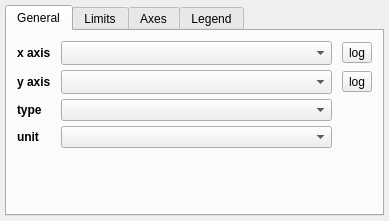
<?xml version="1.0" encoding="UTF-8"?>
<ui version="4.0">
 <class>Widget</class>
 <widget class="QWidget" name="Widget">
  <property name="geometry">
   <rect>
    <x>0</x>
    <y>0</y>
    <width>389</width>
    <height>221</height>
   </rect>
  </property>
  <property name="windowTitle">
   <string>2D Scatter</string>
  </property>
  <layout class="QGridLayout" name="gridLayout_5">
   <property name="leftMargin">
    <number>5</number>
   </property>
   <property name="topMargin">
    <number>5</number>
   </property>
   <property name="rightMargin">
    <number>5</number>
   </property>
   <property name="bottomMargin">
    <number>5</number>
   </property>
   <property name="verticalSpacing">
    <number>5</number>
   </property>
   <item row="0" column="0">
    <widget class="QTabWidget" name="tab_widget">
     <property name="tabPosition">
      <enum>QTabWidget::North</enum>
     </property>
     <property name="currentIndex">
      <number>0</number>
     </property>
     <property name="usesScrollButtons">
      <bool>false</bool>
     </property>
     <property name="documentMode">
      <bool>false</bool>
     </property>
     <property name="tabsClosable">
      <bool>false</bool>
     </property>
     <property name="movable">
      <bool>false</bool>
     </property>
     <widget class="QWidget" name="tab">
      <attribute name="title">
       <string>General</string>
      </attribute>
      <layout class="QGridLayout" name="gridLayout">
       <property name="leftMargin">
        <number>10</number>
       </property>
       <property name="topMargin">
        <number>10</number>
       </property>
       <property name="rightMargin">
        <number>10</number>
       </property>
       <property name="bottomMargin">
        <number>10</number>
       </property>
       <property name="horizontalSpacing">
        <number>10</number>
       </property>
       <property name="verticalSpacing">
        <number>5</number>
       </property>
       <item row="2" column="1">
        <widget class="QComboBox" name="combosel_y_att">
         <property name="sizeAdjustPolicy">
          <enum>QComboBox::AdjustToMinimumContentsLengthWithIcon</enum>
         </property>
        </widget>
       </item>
       <item row="3" column="0">
        <widget class="QLabel" name="type_lab">
         <property name="font">
          <font>
           <weight>75</weight>
           <bold>true</bold>
          </font>
         </property>
         <property name="text">
          <string>type</string>
         </property>
        </widget>
       </item>
       <item row="3" column="1">
        <widget class="QComboBox" name="combosel_plot_mode"/>
       </item>
       <item row="5" column="1">
        <spacer name="horizontalSpacer">
         <property name="orientation">
          <enum>Qt::Horizontal</enum>
         </property>
         <property name="sizeHint" stdset="0">
          <size>
           <width>40</width>
           <height>5</height>
          </size>
         </property>
        </spacer>
       </item>
       <item row="2" column="2">
        <widget class="QToolButton" name="bool_y_log_">
         <property name="text">
          <string>log</string>
         </property>
         <property name="checkable">
          <bool>true</bool>
         </property>
        </widget>
       </item>
       <item row="1" column="1">
        <widget class="QComboBox" name="combosel_x_att">
         <property name="sizeAdjustPolicy">
          <enum>QComboBox::AdjustToMinimumContentsLengthWithIcon</enum>
         </property>
        </widget>
       </item>
       <item row="2" column="0">
        <widget class="QLabel" name="y_lab">
         <property name="font">
          <font>
           <weight>75</weight>
           <bold>true</bold>
          </font>
         </property>
         <property name="text">
          <string>y axis</string>
         </property>
        </widget>
       </item>
       <item row="1" column="2">
        <widget class="QToolButton" name="bool_x_log_">
         <property name="text">
          <string>log</string>
         </property>
         <property name="checkable">
          <bool>true</bool>
         </property>
        </widget>
       </item>
       <item row="6" column="1">
        <spacer name="verticalSpacer_2">
         <property name="orientation">
          <enum>Qt::Vertical</enum>
         </property>
         <property name="sizeHint" stdset="0">
          <size>
           <width>20</width>
           <height>40</height>
          </size>
         </property>
        </spacer>
       </item>
       <item row="1" column="0">
        <widget class="QLabel" name="x_lab">
         <property name="font">
          <font>
           <weight>75</weight>
           <bold>true</bold>
          </font>
         </property>
         <property name="text">
          <string>x axis</string>
         </property>
        </widget>
       </item>
       <item row="4" column="1">
        <widget class="QComboBox" name="combosel_angle_unit"/>
       </item>
       <item row="4" column="0">
        <widget class="QLabel" name="angle_unit_lab">
         <property name="text">
          <string>&lt;html&gt;&lt;head/&gt;&lt;body&gt;&lt;p&gt;&lt;span style=&quot; font-weight:600;&quot;&gt;unit&lt;/span&gt;&lt;/p&gt;&lt;/body&gt;&lt;/html&gt;</string>
         </property>
        </widget>
       </item>
      </layout>
     </widget>
     <widget class="QWidget" name="tab_2">
      <attribute name="title">
       <string>Limits</string>
      </attribute>
      <layout class="QGridLayout" name="gridLayout_2">
       <property name="leftMargin">
        <number>10</number>
       </property>
       <property name="topMargin">
        <number>10</number>
       </property>
       <property name="rightMargin">
        <number>10</number>
       </property>
       <property name="bottomMargin">
        <number>10</number>
       </property>
       <property name="horizontalSpacing">
        <number>10</number>
       </property>
       <property name="verticalSpacing">
        <number>5</number>
       </property>
       <item row="1" column="1">
        <widget class="QLabel" name="x_lab_2">
         <property name="font">
          <font>
           <weight>75</weight>
           <bold>true</bold>
          </font>
         </property>
         <property name="text">
          <string>x axis</string>
         </property>
         <property name="alignment">
          <set>Qt::AlignRight|Qt::AlignTrailing|Qt::AlignVCenter</set>
         </property>
        </widget>
       </item>
       <item row="3" column="4">
        <widget class="QLineEdit" name="valuetext_y_max"/>
       </item>
       <item row="5" column="2">
        <spacer name="verticalSpacer">
         <property name="orientation">
          <enum>Qt::Vertical</enum>
         </property>
         <property name="sizeHint" stdset="0">
          <size>
           <width>20</width>
           <height>40</height>
          </size>
         </property>
        </spacer>
       </item>
       <item row="3" column="5">
        <widget class="QToolButton" name="bool_y_log">
         <property name="text">
          <string>log</string>
         </property>
         <property name="checkable">
          <bool>true</bool>
         </property>
        </widget>
       </item>
       <item row="1" column="4">
        <widget class="QLineEdit" name="valuetext_x_max"/>
       </item>
       <item row="3" column="1">
        <widget class="QLabel" name="y_lab_2">
         <property name="font">
          <font>
           <weight>75</weight>
           <bold>true</bold>
          </font>
         </property>
         <property name="text">
          <string>y axis</string>
         </property>
         <property name="alignment">
          <set>Qt::AlignRight|Qt::AlignTrailing|Qt::AlignVCenter</set>
         </property>
        </widget>
       </item>
       <item row="3" column="3">
        <widget class="QToolButton" name="button_flip_y">
         <property name="styleSheet">
          <string notr="true">padding: 0px</string>
         </property>
         <property name="text">
          <string>⇄</string>
         </property>
        </widget>
       </item>
       <item row="1" column="3">
        <widget class="QToolButton" name="button_flip_x">
         <property name="styleSheet">
          <string notr="true">padding: 0px</string>
         </property>
         <property name="text">
          <string>⇄</string>
         </property>
        </widget>
       </item>
       <item row="1" column="5">
        <widget class="QToolButton" name="bool_x_log">
         <property name="text">
          <string>log</string>
         </property>
         <property name="checkable">
          <bool>true</bool>
         </property>
        </widget>
       </item>
       <item row="3" column="2">
        <widget class="QLineEdit" name="valuetext_y_min"/>
       </item>
       <item row="1" column="2">
        <widget class="QLineEdit" name="valuetext_x_min"/>
       </item>
       <item row="4" column="2" colspan="5">
        <spacer name="horizontalSpacer_2">
         <property name="orientation">
          <enum>Qt::Horizontal</enum>
         </property>
         <property name="sizeHint" stdset="0">
          <size>
           <width>40</width>
           <height>5</height>
          </size>
         </property>
        </spacer>
       </item>
       <item row="2" column="2">
        <widget class="QPushButton" name="button_full_circle">
         <property name="enabled">
          <bool>true</bool>
         </property>
         <property name="text">
          <string>full circle</string>
         </property>
        </widget>
       </item>
      </layout>
     </widget>
     <widget class="QWidget" name="tab_3">
      <attribute name="title">
       <string>Axes</string>
      </attribute>
      <layout class="QHBoxLayout" name="horizontalLayout">
       <property name="leftMargin">
        <number>5</number>
       </property>
       <property name="topMargin">
        <number>5</number>
       </property>
       <property name="rightMargin">
        <number>5</number>
       </property>
       <property name="bottomMargin">
        <number>5</number>
       </property>
       <item>
        <widget class="AxesEditorWidget" name="axes_editor" native="true"/>
       </item>
      </layout>
     </widget>
     <widget class="QWidget" name="tab_4">
      <attribute name="title">
       <string>Legend</string>
      </attribute>
      <layout class="QHBoxLayout" name="horizontalLayout">
       <property name="leftMargin">
        <number>5</number>
       </property>
       <property name="topMargin">
        <number>5</number>
       </property>
       <property name="rightMargin">
        <number>5</number>
       </property>
       <property name="bottomMargin">
        <number>5</number>
       </property>
       <item>
        <widget class="LegendEditorWidget" name="legend_editor" native="true"/>
       </item>
      </layout>
     </widget>
    </widget>
   </item>
  </layout>
 </widget>
 <layoutdefault spacing="6" margin="11"/>
 <customwidgets>
  <customwidget>
   <class>AxesEditorWidget</class>
   <extends>QWidget</extends>
   <header>glue.viewers.matplotlib.qt.axes_editor</header>
  </customwidget>
  <customwidget>
   <class>LegendEditorWidget</class>
   <extends>QWidget</extends>
   <header>glue.viewers.matplotlib.qt.legend_editor</header>
  </customwidget>
 </customwidgets>
 <tabstops>
  <tabstop>tab_widget</tabstop>
  <tabstop>combosel_x_att</tabstop>
  <tabstop>bool_x_log_</tabstop>
  <tabstop>combosel_y_att</tabstop>
  <tabstop>bool_y_log_</tabstop>
  <tabstop>combosel_plot_mode</tabstop>
  <tabstop>combosel_angle_unit</tabstop>
  <tabstop>valuetext_x_min</tabstop>
  <tabstop>button_flip_x</tabstop>
  <tabstop>valuetext_x_max</tabstop>
  <tabstop>bool_x_log</tabstop>
  <tabstop>button_full_circle</tabstop>
  <tabstop>valuetext_y_min</tabstop>
  <tabstop>button_flip_y</tabstop>
  <tabstop>valuetext_y_max</tabstop>
  <tabstop>bool_y_log</tabstop>
 </tabstops>
 <resources/>
 <connections/>
</ui>
